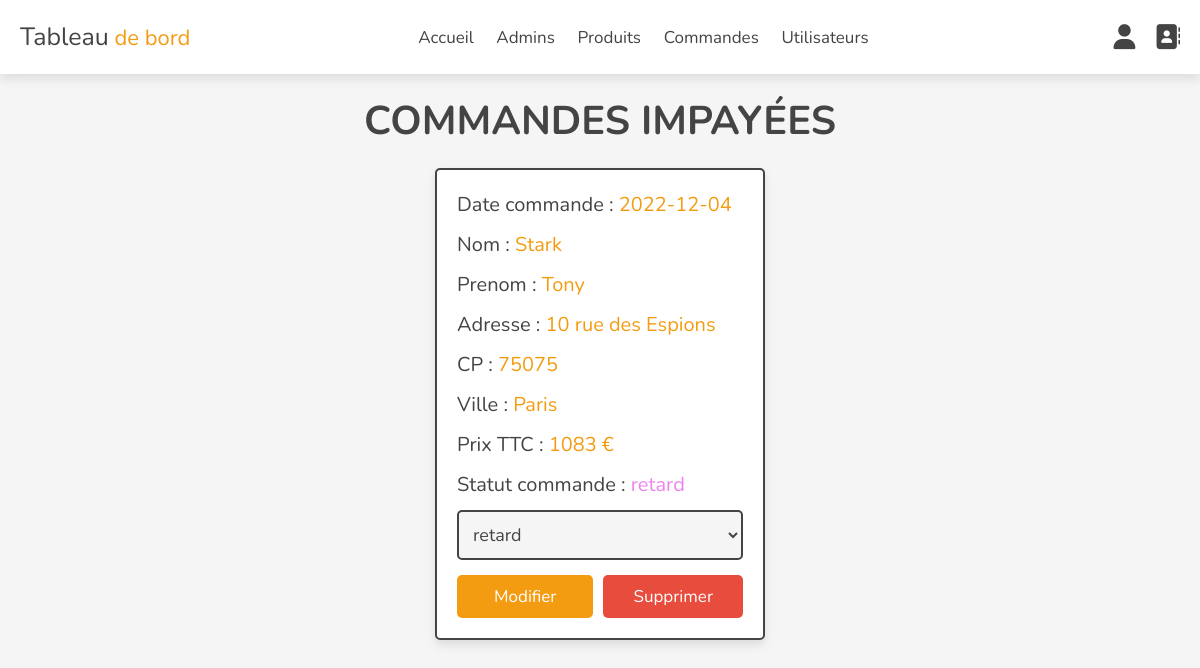
The page /admin/uncompleted_orders.php (signed in) on the database its author committed.
### tables this page shows
CREATE TABLE `orders` (
  `id` int(100) NOT NULL,
  `user_id` int(100) NOT NULL,
  `nom` varchar(20) NOT NULL,
  `prenom` varchar(50) NOT NULL,
  `telephone` varchar(10) NOT NULL,
  `adresse` varchar(50) NOT NULL,
  `cp` varchar(50) NOT NULL,
  `ville` varchar(50) NOT NULL,
  `total_produits` varchar(1000) NOT NULL,
  `prixTTC` int(100) NOT NULL,
  `date_commande` date NOT NULL DEFAULT current_timestamp(),
  `statut_commande` varchar(20) NOT NULL DEFAULT 'en attente'
);

### admin/uncompleted_orders.php (the view, shortened to what this page needs)
<?php
include '../components/connect.php';
?>
<!DOCTYPE html>
<html lang="en">
<head>
   <link rel="stylesheet" href="https://cdnjs.cloudflare.com/ajax/libs/font-awesome/6.1.1/css/all.min.css">
   <link rel="stylesheet" href="assets/css/admin_style.css">
</head>
<body>
   <?php include '../components/admin_header.php'; ?>
   <section class="orders">
      <h1 class="heading">Commandes impayées</h1>
      <div class="box-container">
         <?php
         $select_orders = $conn->prepare("SELECT * FROM `orders` WHERE statut_commande = ?");
         $select_orders->execute((['retard']));
         if ($select_orders->rowCount() > 0) {
            while ($fetch_orders = $select_orders->fetch(PDO::FETCH_ASSOC)) {
         ?>
               <div class="box">
                  <p> Date commande : <span><?= $fetch_orders['date_commande']; ?></span> </p>
                  <p> Nom : <span><?= $fetch_orders['nom']; ?></span> </p>
                  <p> Prenom : <span><?= $fetch_orders['prenom']; ?></span> </p>
                  <p> Adresse : <span><?= $fetch_orders['adresse']; ?></span> </p>
                  <p> CP : <span><?= $fetch_orders['cp']; ?></span> </p>
                  <p> Ville : <span><?= $fetch_orders['ville']; ?></span> </p>
                  <p> Prix TTC : <span><?= $fetch_orders['prixTTC']; ?> €</span> </p>
                  <p> Statut commande :
                     <span style="color:<?php if ($fetch_orders['statut_commande'] == 'en attente') {
                                             echo 'blue';
                                          } elseif ($fetch_orders['statut_commande'] == 'terminee') {
                                             echo 'green';
                                          } elseif ($fetch_orders['statut_commande'] == 'retard') {
                                             echo 'violet';
                                          } elseif ($fetch_orders['statut_commande'] == 'annulee') {
                                             echo 'red';
                                          }; ?>"><?= $fetch_orders['statut_commande']; ?>
                     </span>
                  </p>
                  <form action="" method="post">
                     <select name="statut_commande" class="select">
                        <option selected disabled><?= $fetch_orders['statut_commande']; ?></option>
                     </select>
                     <div class="flex-btn">
                        <input type="submit" value="Modifier" class="option-btn" name="update_statut">
                        <a href="placed_orders.php?delete=<?= $fetch_orders['id']; ?>" class="delete-btn" onclick="return confirm('Supprimer cette commande ?');">Supprimer</a>
                     </div>
                  </form>
               </div>
         <?php
            }
         } else {
            echo '<p class="empty">Aucune commandes !</p>';
         }
         ?>
      </div>
   </section>
</body>
</html>

### admin/assets/css/admin_style.css (style rules this page uses)
:root { --main-color:#2980b9; --orange:#f39c12; --red:#e74c3c; --black:#444; --white:#fff; --light-color:#777; --light-bg:#f5f5f5; --border:.2rem solid var(--black); --box-shadow:0 .5rem 1rem rgba(0,0,0,.1); }
* { font-family: 'Nunito', sans-serif; margin:0; padding:0; box-sizing: border-box; outline: none; border:none; text-decoration: none; }
html { font-size: 62.5%; overflow-x: hidden; }
body { background-color: var(--light-bg); padding-bottom: 10rem; }
section { padding:2rem; max-width: 1200px; margin:0 auto; }
.heading { font-size: 4rem; color:var(--black); margin-bottom: 2rem; text-align: center; text-transform: uppercase; }
.btn, .delete-btn, .option-btn { display: block; width: 100%; margin-top: 1rem; border-radius: .5rem; padding:1rem 3rem; font-size: 1.7rem; color:var(--white); cursor: pointer; text-align: center; }
.option-btn { background-color: var(--orange); }
.delete-btn { background-color: var(--red); }
.flex-btn { display: flex; gap:1rem; }
.orders .box-container { display: grid; grid-template-columns: repeat(auto-fit, 33rem); gap:1.5rem; align-items: flex-start; justify-content: center; }
.orders .box-container .box { padding:2rem; padding-top: 1rem; border-radius: .5rem; border:var(--border); background-color: var(--white); box-shadow: var(--box-shadow); }
.orders .box-container .box p { line-height: 1.5; font-size: 2rem; color:var(--black); margin:1rem 0; }
.orders .box-container .box p span { color:var(--orange); }
.orders .box-container .select { margin-bottom: .5rem; width: 100%; background-color: var(--light-bg); padding:1rem; font-size: 1.8rem; color:var(--black); border-radius: .5rem; border:var(--border); }

### rows shown on the page
orders: date_commande "2022-12-04", nom "Stark", prenom "Tony", adresse "10 rue des Espions", cp "75075", ville "Paris", prixTTC "1083", statut_commande "retard"
